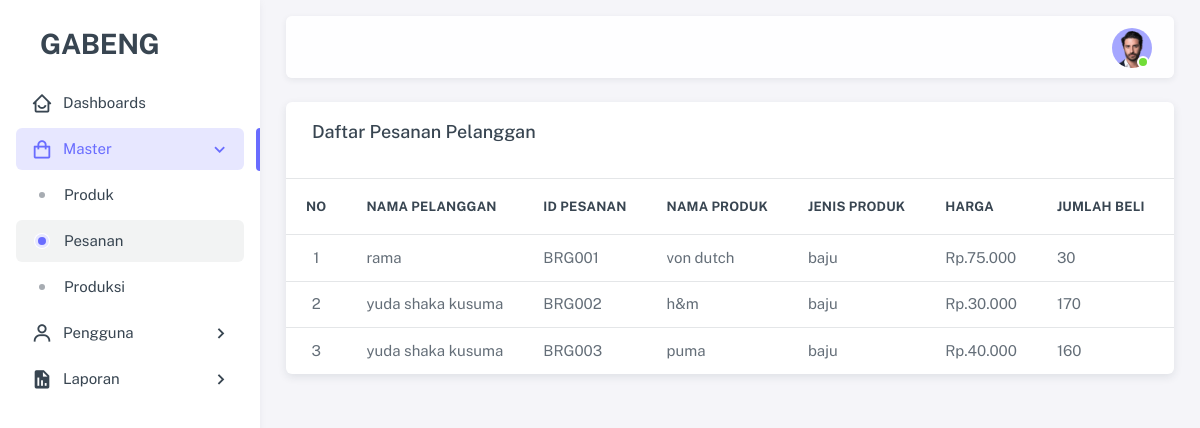
The page /front-end/page/main.php?page=master-pesanan (signed in) on the database its author committed.
### tables this page shows
CREATE TABLE `pesanan` (
  `id_pesanan` varchar(100) NOT NULL,
  `id_pelanggan` int NOT NULL,
  `kode_produk` int NOT NULL,
  `ukuran_s` int NOT NULL,
  `ukuran_m` int NOT NULL,
  `ukuran_l` int NOT NULL,
  `ukuran_xl` int NOT NULL,
  `jumlah` int NOT NULL,
  `total_harga` float NOT NULL,
  `tanggal_pesanan` date NOT NULL,
  `status_pesanan` varchar(50) NOT NULL
);

CREATE TABLE `pelanggan` (
  `id_pelanggan` int NOT NULL,
  `nama` varchar(150) NOT NULL,
  `no_telepon` varchar(15) NOT NULL,
  `username` varchar(150) NOT NULL,
  `password` varchar(250) NOT NULL
);

CREATE TABLE `produk` (
  `kode_produk` int NOT NULL,
  `nama_produk` varchar(150) NOT NULL,
  `jenis_produk` varchar(150) NOT NULL,
  `jenis_bahan` varchar(150) NOT NULL,
  `warna` varchar(50) NOT NULL,
  `harga` float NOT NULL,
  `stok` int NOT NULL
);

### back-end/master/pesanan/daftarPesanan.php (the view, shortened to what this page needs)
<?php
include('../../back-end/koneksi/koneksi.php');
$sql = "SELECT * FROM pesanan join pelanggan using (id_pelanggan) join produk using (kode_produk)";
$data = mysqli_query($koneksi, $sql);
if (mysqli_num_rows($data) > 0) {
    $no = 1;
    while ($row = $data->fetch_assoc()) {
        echo "<tr>";
        echo "<td class='text-center'>" . $no . "</td>";
        echo "<td>" . $row['nama'] . "</td>";
        echo "<td>" . $row['id_pesanan'] . "</td>";
        echo "<td>" . $row['nama_produk'] . "</td>";
        echo "<td>" . $row['jenis_produk'] . "</td>";
        echo "<td>" . 'Rp.' . number_format($row["harga"], 0, ',', '.') . "</td>";
        echo "<td>" . $row['jumlah'] . "</td>";
        echo "<td>" . 'Rp.' . number_format($row["total_harga"], 0, ',', '.') . "</td>";
        echo "</tr>";
        $no++;
    }
} else {
    echo "<tr>";
    echo "<td colspan='4'>Data belum ada</td>";
    echo "</tr>";
}

### rows shown on the page
pesanan: id_pelanggan.nama "rama", id_pesanan "BRG001", kode_produk.nama_produk "von dutch", kode_produk.jenis_produk "baju", kode_produk.harga "75.000", jumlah "30"
pesanan: id_pelanggan.nama "yuda shaka kusuma", id_pesanan "BRG002", kode_produk.nama_produk "h&m", kode_produk.jenis_produk "baju", kode_produk.harga "30.000", jumlah "170"
pesanan: id_pelanggan.nama "yuda shaka kusuma", id_pesanan "BRG003", kode_produk.nama_produk "puma", kode_produk.jenis_produk "baju", kode_produk.harga "40.000", jumlah "160"
